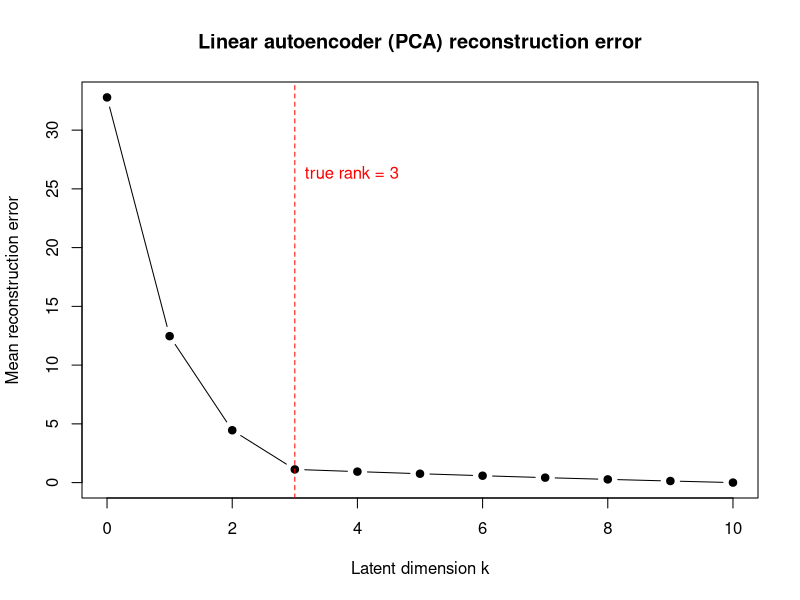

Recreate this plot in R.
## ---- chunk 1
#| include: false
suppressPackageStartupMessages(library(tidyverse))
## ---- chunk 2
set.seed(1301)

n <- 500   # observations
p <- 10    # ambient dimension
r <- 3     # true latent rank

# Latent factors and random loadings give data that lives near a 3D subspace
Z <- matrix(rnorm(n * r), n, r)
B <- matrix(rnorm(r * p), r, p)
signal <- Z %*% B
noise <- matrix(rnorm(n * p, sd = 0.4), n, p)
X <- signal + noise

# Center the data, which the linear-autoencoder = PCA result assumes
X_c <- scale(X, center = TRUE, scale = FALSE)
dim(X_c)
## ---- chunk 3
# SVD of the centered data
sv <- svd(X_c)
V <- sv$v   # right singular vectors (principal directions)

# Mean squared reconstruction error per observation for a given code size k
recon_error <- function(k) {
    if (k == 0) {
        Xhat <- matrix(0, nrow(X_c), ncol(X_c))
    } else {
        Vk <- V[, 1:k, drop = FALSE]
        Xhat <- X_c %*% Vk %*% t(Vk)   # project then lift back
    }
    mean(rowSums((X_c - Xhat)^2))
}

ks <- 0:p
errors <- sapply(ks, recon_error)

err_table <- data.frame(
    latent_dim_k = ks,
    reconstruction_error = round(errors, 4)
)
err_table
## ---- chunk 4
# prcomp route should match the SVD route at, say, k = 3
pc <- prcomp(X, center = TRUE, scale. = FALSE)
k <- 3
scores_k <- pc$x[, 1:k, drop = FALSE]
Xhat_pc <- scores_k %*% t(pc$rotation[, 1:k, drop = FALSE])
err_prcomp <- mean(rowSums((X_c - Xhat_pc)^2))

# Closed form: discarded variance = sum of squared singular values beyond k,
# divided by n, summed over the dropped directions
d2 <- sv$d^2
err_closed <- sum(d2[(k + 1):p]) / nrow(X_c)

c(svd_route = recon_error(k),
  prcomp_route = err_prcomp,
  closed_form = err_closed)
## ---- chunk 5
plot(ks, errors, type = "b", pch = 19,
     xlab = "Latent dimension k",
     ylab = "Mean reconstruction error",
     main = "Linear autoencoder (PCA) reconstruction error")
abline(v = r, lty = 2, col = "red")
text(r, max(errors) * 0.8, labels = "true rank = 3",
     pos = 4, col = "red")
